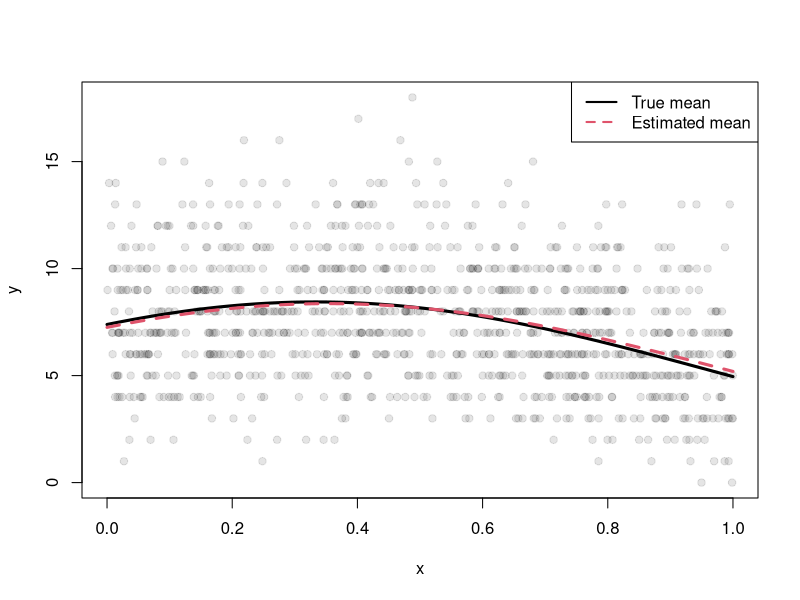

R code for this plot:
set.seed(300)
n <- 1000
x <- runif(n)
xhlp <- cbind(1, x, x^2)
betasTrue <- c(2, 0.8, -1.2)
etaTrue <- xhlp %*% betasTrue
y <- rpois(n, exp(etaTrue))
z <- log(y + .5)
betas <- lm(z ~ -1 + xhlp)$coef
# plot(betasTrue, ylab = expression(beta), ylim = c(0, 4), pch = 19, type = "b")
# lines(betas, col = 2, type = "b", lty = 2)
#calculate current eta
eta <- xhlp %*% betas
# eta
ylogy <- function(y) {
  return(ifelse(y == 0, rep(0, length(y)), y * log(y)))
}
deviance <- 2 * sum(ylogy(y) - y * eta - (y - exp(eta)))
devianceOld <- 1e30
# plot(betasTrue, ylab = expression(beta), ylim = c(0, 4), pch = 19, type = "b")
# lines(betas, type = "b", lty = 2)
tol <- 1e-6
iteration <- 0
while (((devianceOld - deviance) / devianceOld) > tol) {
  #start IRLS UPDATE STEP
  iteration <- iteration + 1
  #calculate pseudo data based on current betas
  z <- eta + exp(-eta) * (y - exp(eta))
  #calculate new weights: diagonal elements
  w <- c(exp(eta))
  #update betas
  lmUpdate <- lm(z ~ -1 + xhlp, weight = w)
  #eta<-xhlp%*%betas
  eta <- lmUpdate$fitted
  betas <- lmUpdate$coef
  # lines(betas, type = "b", col = iteration + 1, pch = iteration, lty = 2)
  # criterion for convergence
  devianceOld <- deviance
  deviance <- 2 * sum(ylogy(y) - y * eta - (y - exp(eta)))
  cat("iteration", iteration, "Deviance Old", devianceOld, "Deviance", deviance, "\n")
}
# varBeta <- solve(t(xhlp) %*% diag(w) %*% xhlp)
glmfit <- glm(y ~ -1 + xhlp, family = poisson)
# comp <- data.frame(glmfit = c(glmfit$deviance, glmfit$coef, summary(glmfit)$coef[, 2]),
#                    ourFit = c(deviance, betas, sqrt(diag(varBeta))))
# row.names(comp) <- c("deviance", paste("beta", 1:3, sep = ""), paste("se", 1:3, sep = ""))
# comp
xseq <- seq(0.0, 1.0, length.out = 100)
xmat <- cbind(1, xseq, xseq^2)
etaHat <- xmat %*% betas
etaTrue <- xmat %*% betasTrue
muHat <- exp(xmat %*% betas)
muTrue <- exp(xmat %*% betasTrue)
# cbind(muHat, muTrue)
plot(xseq, muTrue, type = "l", lwd = 3, col = 1,
     ylim = range(c(muHat, muTrue, y)), ylab = "y", xlab = "x")
points(x, y, pch = 19, col = adjustcolor("black", 0.1))
lines(xseq, muHat, col = 2, lty = 2, lwd = 3)
legend("topright", legend = c("True mean", "Estimated mean"), col = c(1, 2), lty = c(1, 2), lwd = 2)



